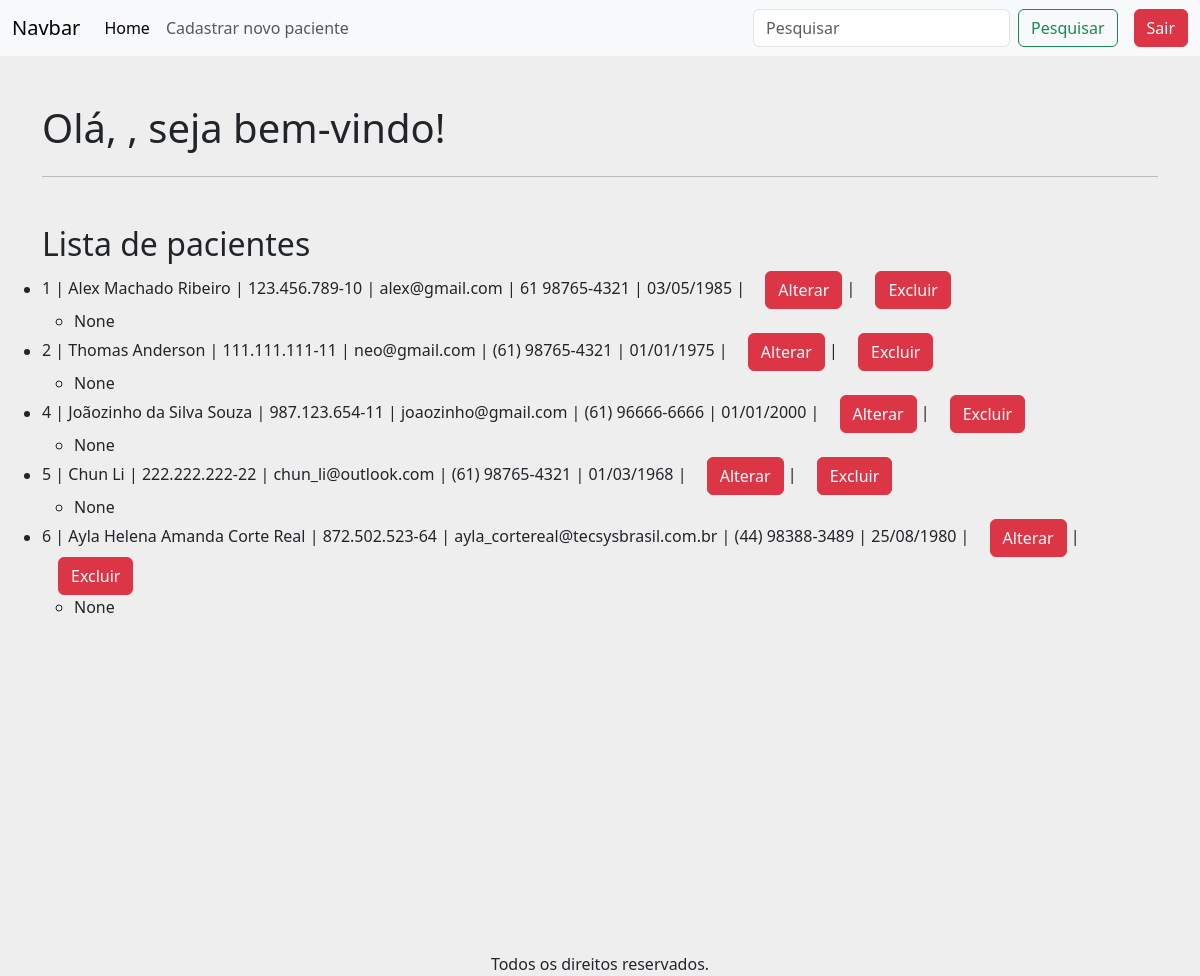
The page /buscar/ on the database its author committed.
### apps/crud/models.py (models this page shows, shortened)
class Paciente(models.Model):
    codigo_paciente = models.AutoField(primary_key=True)
    nome = models.CharField(null=False, blank=False)
    cpf = models.CharField(max_length=14, unique=True, null=False, blank=False)
    email = models.EmailField(unique=True, null=False, blank=False)
    telefone = models.CharField(max_length=15, null=False, blank=False)
    data_nascimento = models.DateField(null=False, blank=False)
    sintomas = models.TextField(null=True, blank=True)

### apps/crud/views.py (the view)
# urls.py: path('buscar/', views.buscar_paciente, name='buscar_paciente'),
def buscar_paciente(request):
    query = request.GET.get('buscar', '')
    pacientes = Paciente.objects.filter(nome__icontains=query)
    return render(request, 'index.html', {
        'pacientes': pacientes,
        'query': query
    })

### apps/crud/templates/index.html (shortened to what this page needs)
{% extends 'base-crud.html' %}
{% block content %}
    <div class="row mt-5">
        <h1>Olá, {{ user.username }}, seja bem-vindo!</h1>
    </div>
    <hr>
    <div class="row mt-5">
        <h2>Lista de pacientes</h2>
        <ul>
            {% for paciente in pacientes %}
                <li>
                    {{ paciente.codigo_paciente }} |
                    {{ paciente.nome }} |
                    {{ paciente.cpf }} |
                    {{ paciente.email }} |
                    {{ paciente.telefone }} |
                    {{ paciente.data_nascimento|date:"d/m/Y" }} |
                    <a href="{% url 'alterar_paciente' paciente.codigo_paciente %}" class="btn btn-danger ms-3" class="container">Alterar</a> |
                    <a href="{% url 'excluir_paciente' paciente.codigo_paciente %}" class="btn btn-danger ms-3" class="container">Excluir</a>
                    <ul>
                        <li>
                            {{ paciente.sintomas }}
                        </li>
                    </ul>
                </li>
            {% empty %}
                <li>Nenhum paciente cadastrado.</li>
            {% endfor %}
        </ul>
    </div>
{% endblock %}

### rows shown on the page
Paciente: codigo_paciente "1", nome "Alex Machado Ribeiro", cpf "123.456.789-10", email "alex@gmail.com", telefone "61 98765-4321", data_nascimento "03/05/1985", sintomas "None"
Paciente: codigo_paciente "2", nome "Thomas Anderson", cpf "111.111.111-11", email "neo@gmail.com", telefone "(61) 98765-4321", data_nascimento "01/01/1975", sintomas "None"
Paciente: codigo_paciente "4", nome "Joãozinho da Silva Souza", cpf "987.123.654-11", email "joaozinho@gmail.com", telefone "(61) 96666-6666", data_nascimento "01/01/2000", sintomas "None"
Paciente: codigo_paciente "5", nome "Chun Li", cpf "222.222.222-22", email "chun_li@outlook.com", telefone "(61) 98765-4321", data_nascimento "01/03/1968", sintomas "None"
Paciente: codigo_paciente "6", nome "Ayla Helena Amanda Corte Real", cpf "872.502.523-64", email "ayla_cortereal@tecsysbrasil.com.br", telefone "(44) 98388-3489", data_nascimento "25/08/1980", sintomas "None"
